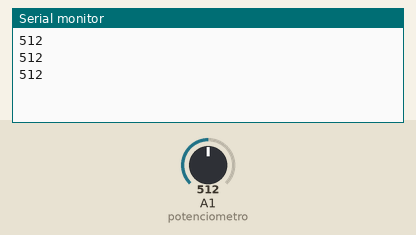
Recording of a sketch running on a simulated Arduino Uno, built with avr-gcc and run on an emulated ATmega328P. On the bench: the last lines printed to the serial monitor. The inputs (shaded band) are chosen by the test bench; at power-on: A1 (potenciometro) = 512.

Above: at 1.3 s.
1.4 s: A1 (potenciometro) set to 716
At 1.9 s:
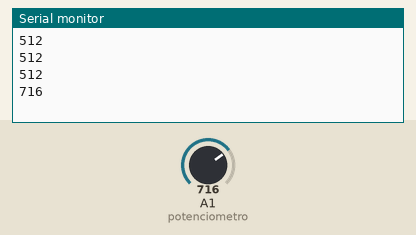
2.9 s: A1 (potenciometro) set to 900
At 3.4 s:
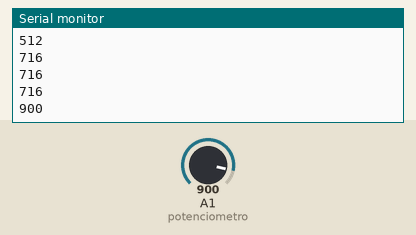
Timing chart, 0 to 5.9 s (numbered marks = the images above; inputs shaded):
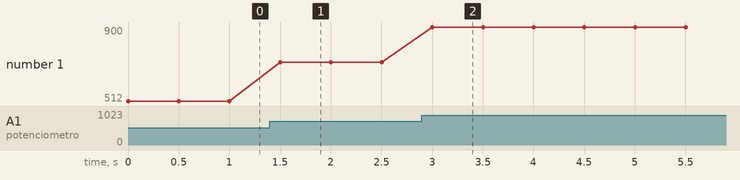

The sketch:

ANALOGICO_PC.ino
```cpp
/*
  ZDAY 2014 - PORTO

  Leitura de um valor analógico
  e envio para o computador

  O valor analógico é dado pela variação
  de um potenciómetro
 */

int valor = 0; // Variável para guardar o valor lido
int potenciometro = 1; // Porta analógica associada ao potenciómetro

// Parte do código para configurações
void setup() {
  // Configuração da velocidade comunicação da porta série
  Serial.begin(9600);
}

// Parte do código que executa infinitamente
void loop() {

  // Leitura do valor da porta analógica 1
  // isto é, o estado do potenciómetro
  valor = analogRead(potenciometro);
  // Envio o valor lido para o computador
  Serial.println(valor);
  delay(500); // Aguarda meio segundo (500 ms)
}
```

Measured:
- after the input at 1.4 s, the serial monitor: prints a new line after 0.10 s (image 1)
- after the input at 2.9 s, the serial monitor: prints a new line after 0.10 s (image 2)
- plotted number 1: 512 → 716 after the input at 1.4 s, 716 → 900 after the input at 2.9 s
